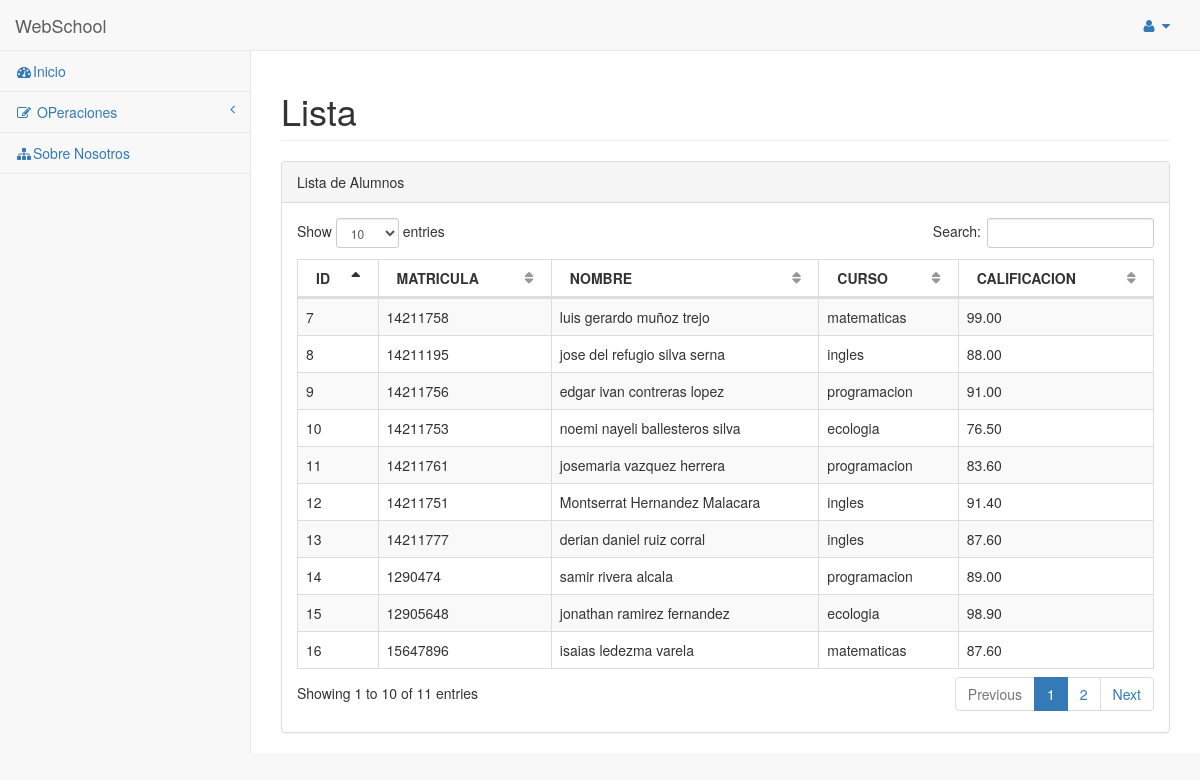
/alumnos/lista/, run on the app's committed database.
### alumnos/models.py (models this page shows, shortened)
class Alumnos(models.Model):
    Matricula = models.CharField(max_length=200, blank=False)
    Nombre = models.CharField(max_length=200, blank=False)
    Escuela = models.CharField(max_length=200, blank=False)
    Curso = models.CharField(max_length= 200, blank=True, default='programacion')
    Calificacion = models.DecimalField(max_digits=5, decimal_places=2)
    slug  = models.SlugField(blank=True)

### alumnos/views.py (the view)
class ListaDeAlumnos(ListView):
    model = Alumnos

### templates/alumnos/alumnos_list.html
<!DOCTYPE html>
{%extends "tablas.html"%}
{%block content%}
     {%for alum in object_list%}
       <tr>
        <td>{{alum.id}}</td>
        <td>{{alum.Matricula}}</td>
        <td>{{alum.Nombre}}</td>
        <td>{{alum.Curso}}</td>
        <td>{{alum.Calificacion}}</td>
       </tr>
  {%empty%}
    <h1>{{alum.slug}}</h1>
  {%endfor%}
{%endblock%}

### templates/tablas.html (shortened to what this page needs)
<!DOCTYPE html>
<html lang="en">
<head>
    <link href="/static/vendor/bootstrap/css/bootstrap.min.css" rel="stylesheet">
    <link href="/static/vendor/metisMenu/metisMenu.min.css" rel="stylesheet">
    <link href="/static/vendor/datatables-plugins/dataTables.bootstrap.css" rel="stylesheet">
    <link href="/static/vendor/datatables-responsive/dataTables.responsive.css" rel="stylesheet">
    <link href="/static/dist/css/sb-admin-2.css" rel="stylesheet">
    <link href="/static/vendor/font-awesome/css/font-awesome.min.css" rel="stylesheet" type="text/css">
</head>
<body>
    <div id="wrapper">
        <nav class="navbar navbar-default navbar-static-top" role="navigation" style="margin-bottom: 0">
            <div class="navbar-header">
                <a class="navbar-brand" href="#">WebSchool</a>
            </div>
            <ul class="nav navbar-top-links navbar-right">
                <li class="dropdown">
                    <a class="dropdown-toggle" data-toggle="dropdown" href="#">
                        <i class="fa fa-user fa-fw"></i> <i class="fa fa-caret-down"></i>
                    </a>
                </li>
            </ul>
            <div class="navbar-default sidebar" role="navigation">
                <div class="sidebar-nav navbar-collapse">
                    <ul class="nav" id="side-menu">
                        <li>
                            <a href="http://127.0.0.1:8000/inicio"><i class="fa fa-dashboard fa-fw"></i>Inicio</a>
                        </li>
                        <li>
                            <a href="#"><i class="fa fa-edit fa-fw"></i> OPeraciones<span class="fa arrow"></span></a>
                        </li>
                        <li>
                            <a href="#"><i class="fa fa-sitemap fa-fw"></i>Sobre Nosotros</a>
                        </li>
                    </ul>
                </div>
            </div>
        </nav>
        <div id="page-wrapper">
            <div class="row">
                <div class="col-lg-12">
                    <h1 class="page-header">Lista</h1>
                </div>
            </div>
            <div class="row">
                <div class="col-lg-12">
                    <div class="panel panel-default">
                        <div class="panel-heading">
                            Lista de Alumnos
                        </div>
                        <div class="panel-body">
                            <table width="100%" class="table table-striped table-bordered table-hover" id="dataTables-example">
                                <thead>
                                    <tr>
                                        <th>ID</th>
                                        <th>MATRICULA</th>
                                        <th>NOMBRE</th>
                                        <th>CURSO</th>
                                        <th>CALIFICACION</th>
                                    </tr>
                                </thead>
                                <tbody>
                                  {%block content%}
                                  {%endblock%}
                                </tbody>
                            </table>
                        </div>
                    </div>
                </div>
            </div>
        </div>
    </div>
</body>
</html>

### data on the page
Alumnos: id "7", Matricula "14211758", Nombre "luis gerardo muñoz trejo", Curso "matematicas", Calificacion "99.00"
Alumnos: id "8", Matricula "14211195", Nombre "jose del refugio silva serna", Curso "ingles", Calificacion "88.00"
Alumnos: id "9", Matricula "14211756", Nombre "edgar ivan contreras lopez", Curso "programacion", Calificacion "91.00"
Alumnos: id "10", Matricula "14211753", Nombre "noemi nayeli ballesteros silva", Curso "ecologia", Calificacion "76.50"
Alumnos: id "11", Matricula "14211761", Nombre "josemaria vazquez herrera", Curso "programacion", Calificacion "83.60"
Alumnos: id "12", Matricula "14211751", Nombre "Montserrat Hernandez Malacara", Curso "ingles", Calificacion "91.40"
Alumnos: id "13", Matricula "14211777", Nombre "derian daniel ruiz corral", Curso "ingles", Calificacion "87.60"
Alumnos: id "14", Matricula "1290474", Nombre "samir rivera alcala", Curso "programacion", Calificacion "89.00"
Alumnos: id "15", Matricula "12905648", Nombre "jonathan ramirez fernandez", Curso "ecologia", Calificacion "98.90"
Alumnos: id "16", Matricula "15647896", Nombre "isaias ledezma varela", Curso "matematicas", Calificacion "87.60"
